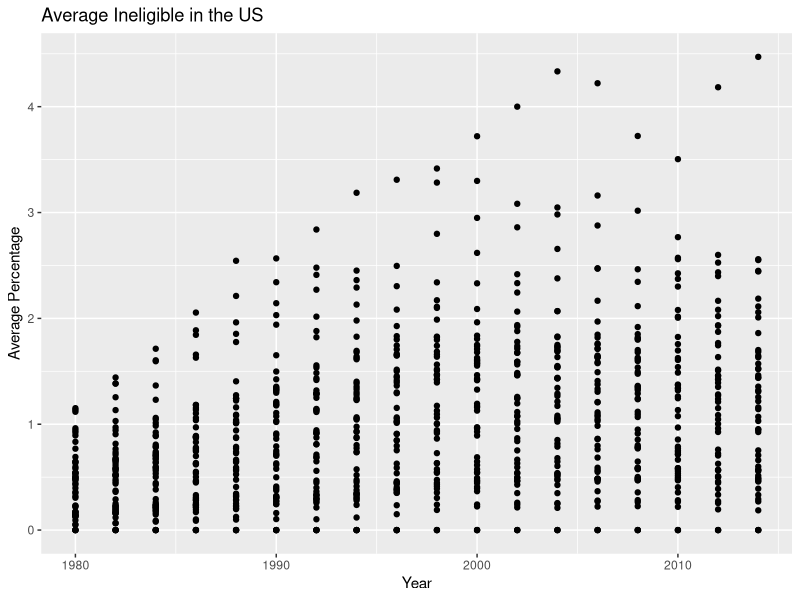
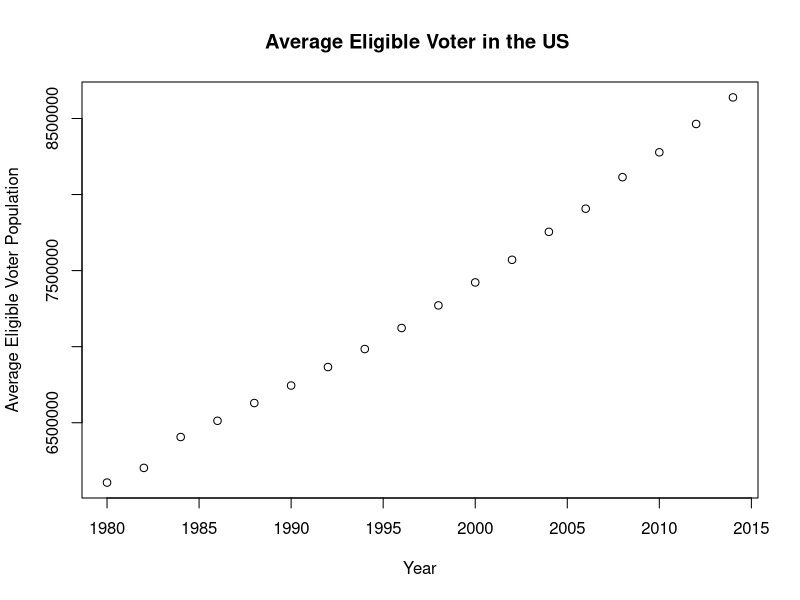
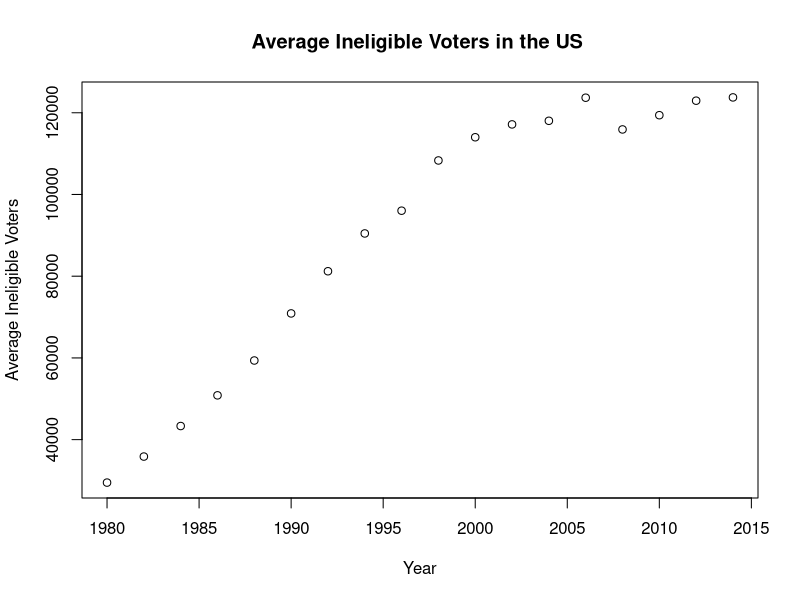
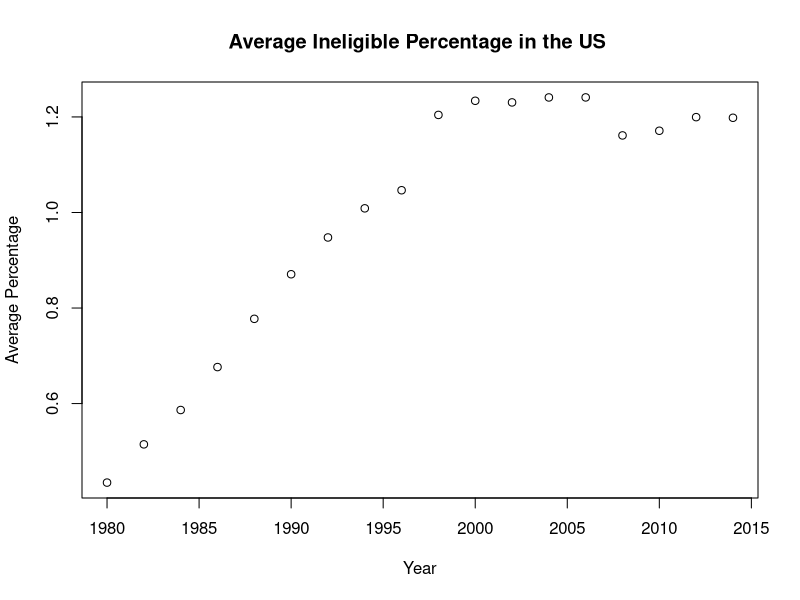

Recreate these plots in R, in order. (Note: this script raises an error after producing the figures.)
##Final Project
##Andrea Gil-Lopez

data <- read.csv("voting-ineligibility-since-1980.csv")

nrow(data)

allowed <- subset(data, Total_Ineligible_Felon == 0)
range(allowed$Year)
statesallowed <- length(allowed)

for(i in 1:length(allowed)){
  statesallowed[i] <- allowed$State[i]
}
statesallowed ##states that have always allow felons to vote only 2 states and DC
#from 2000 to 2014 before 2000 included Mass.and Utah (1996)

year1980 <- subset(data, Year == 1980 )
year2014 <- subset(data, Year == 2014)
mean(year2014$Total_Ineligible_Felon) - mean(year1980$Total_Ineligible_Felon) 

mean(year1980$Percent.Ineligible.Because.of.Felony.Charges)
mean(year2014$Percent.Ineligible.Because.of.Felony.Charges)



library(ggplot2)
ggplot(data, aes(x = Year, y = Percent.Ineligible.Because.of.Felony.Charges, na.rn = T)) + geom_point() +
  ggtitle("Average Ineligible in the US ") +
  xlab("Year")+
  ylab("Average Percentage") +
  theme(legend.position="bottom")


year <- c(1980:2014)
avg <- length(year)
result <- rep(NA, length(year))

for(i in 1:length(year)){
  avg <- subset(data, Year == year[i])
  result[i] <- mean(avg$Voting.Eligible.Population)
}
range(result, na.rm = T)

plot( y = result, x = year, na.rm = T,
 main = "Average Eligible Voter in the US ",
  xlab = "Year",
  ylab = "Average Eligible Voter Population")
#################

avg2 <- length(year)
result2 <- rep(NA, length(year))

for(i in 1:length(year)){
  avg2 <- subset(data, Year == year[i])
  result2[i] <- mean(avg2$Total_Ineligible_Felon)
}
range(result2, na.rm = T)

plot(y = result2, x = year, na.rm = T,
      main = "Average Ineligible Voters in the US ",
      xlab = "Year",
      ylab = "Average Ineligible Voters")
##################

avg3 <- length(year)
result3 <- rep(NA, length(year))

for(i in 1:length(year)){
  avg3 <- subset(data, Year == year[i])
  result3[i] <- mean(avg3$Percent.Ineligible.Because.of.Felony.Charges)
}
range(result3, na.rm = T)
plot(y = result3, x = year, na.rm = T,
     main = "Average Ineligible Percentage in the US ",
     xlab = "Year",
     ylab = "Average Percentage")
##################
library(reshape2)
library(dbplyr)

total <- data.frame(year,result,result2)
#names(total)
names(total)[2] <- "Eligible"
names(total)[3] <- "Ineligible"
total <- na.omit(total)
total2<- melt(total, id.vars = 'year')

ggplot(total, aes(year)) +  
  geom_line(aes(y = result), color = "black") +
  geom_line(aes(y = result2), color = "red") +
  ggtitle("Average US Population for Voting Ineligible") +
  xlab("Year")+
  ylab("Amount of Population") +
  theme(legend.position="bottom")

ggplot(total2, aes(x=year, y=value, fill=variable)) + ggtitle("Average US Population Voters") +
  xlab("Year")+ ylab("Amount of Population") +
  geom_bar(stat='identity', position='dodge')
